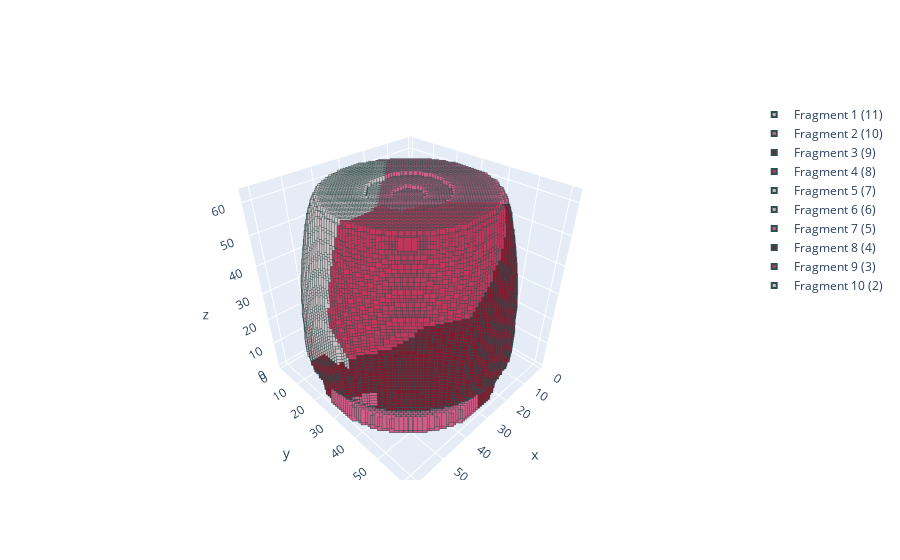

Notebook code cell kept with this figure:
### Code cell
vox_pottery = ut.__read_vox__('data/test/5/BA_106_1-n010-t1649437040.vox')
ut.plot_frag(vox_pottery)

### Figure 1 — Plotly figure (JSON) as saved in the notebook; plotly's stock layout.template omitted (floating-point values rounded to 4 significant figures; data arrays with more than 128 entries replaced by an {"elided": "..."} marker saying what was removed)
{"data": [{"marker": {"color": "#ceabb2", "line": {"color": "DarkSlateGrey", "width": 2}, "size": 5, "symbol": "square"}, "mode": "markers", "name": "Fragment 1 (11)", "type": "scatter3d", "x": {"elided": "2260 int values"}, "y": {"elided": "2260 int values"}, "z": {"elided": "2260 int values"}}, {"marker": {"color": "#d05d86", "line": {"color": "DarkSlateGrey", "width": 2}, "size": 5, "symbol": "square"}, "mode": "markers", "name": "Fragment 2 (10)", "type": "scatter3d", "x": {"elided": "4487 int values"}, "y": {"elided": "4487 int values"}, "z": {"elided": "4487 int values"}}, {"marker": {"color": "#7e1b2f", "line": {"color": "DarkSlateGrey", "width": 2}, "size": 5, "symbol": "square"}, "mode": "markers", "name": "Fragment 3 (9)", "type": "scatter3d", "x": {"elided": "6796 int values"}, "y": {"elided": "6796 int values"}, "z": {"elided": "6796 int values"}}, {"marker": {"color": "#c1375b", "line": {"color": "DarkSlateGrey", "width": 2}, "size": 5, "symbol": "square"}, "mode": "markers", "name": "Fragment 4 (8)", "type": "scatter3d", "x": {"elided": "3383 int values"}, "y": {"elided": "3383 int values"}, "z": {"elided": "3383 int values"}}, {"marker": {"color": "#cdc1c3", "line": {"color": "DarkSlateGrey", "width": 2}, "size": 5, "symbol": "square"}, "mode": "markers", "name": "Fragment 5 (7)", "type": "scatter3d", "x": {"elided": "2592 int values"}, "y": {"elided": "2592 int values"}, "z": {"elided": "2592 int values"}}, {"marker": {"color": "#ceabb2", "line": {"color": "DarkSlateGrey", "width": 2}, "size": 5, "symbol": "square"}, "mode": "markers", "name": "Fragment 6 (6)", "type": "scatter3d", "x": {"elided": "3621 int values"}, "y": {"elided": "3621 int values"}, "z": {"elided": "3621 int values"}}, {"marker": {"color": "#d05d86", "line": {"color": "DarkSlateGrey", "width": 2}, "size": 5, "symbol": "square"}, "mode": "markers", "name": "Fragment 7 (5)", "type": "scatter3d", "x": {"elided": "1576 int values"}, "y": {"elided": "1576 int values"}, "z": {"elided": "1576 int values"}}, {"marker": {"color": "#7e1b2f", "line": {"color": "DarkSlateGrey", "width": 2}, "size": 5, "symbol": "square"}, "mode": "markers", "name": "Fragment 8 (4)", "type": "scatter3d", "x": {"elided": "2014 int values"}, "y": {"elided": "2014 int values"}, "z": {"elided": "2014 int values"}}, {"marker": {"color": "#c1375b", "line": {"color": "DarkSlateGrey", "width": 2}, "size": 5, "symbol": "square"}, "mode": "markers", "name": "Fragment 9 (3)", "type": "scatter3d", "x": {"elided": "4417 int values"}, "y": {"elided": "4417 int values"}, "z": {"elided": "4417 int values"}}, {"marker": {"color": "#cdc1c3", "line": {"color": "DarkSlateGrey", "width": 2}, "size": 5, "symbol": "square"}, "mode": "markers", "name": "Fragment 10 (2)", "type": "scatter3d", "x": {"elided": "1909 int values"}, "y": {"elided": "1909 int values"}, "z": {"elided": "1909 int values"}}], "layout": {}}
